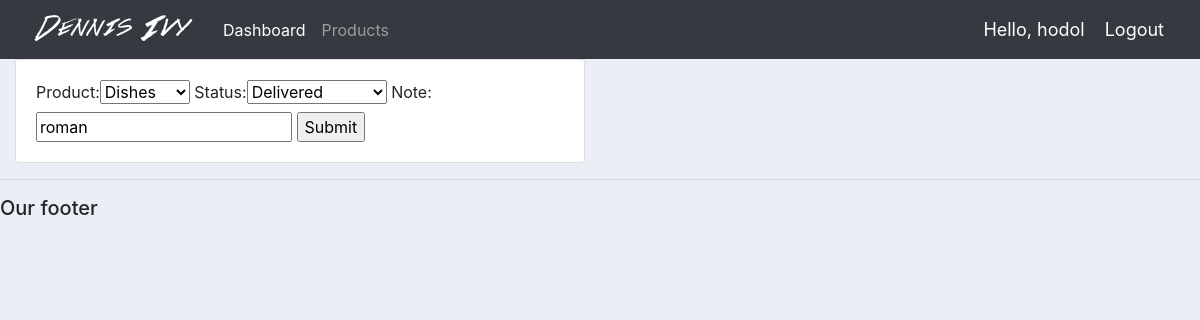
/update_order/7/ (signed in), run on the app's committed database.
### basicapp/models.py (models this page shows, shortened)
class Order(models.Model):
    STATUS = (
        ('Pending','Pending'),
        ('Out for delivery','Out for delivery'),
        ('Delivered','Delivered'),
        )
    customer = models.ForeignKey(Customer , null=True , on_delete= models.SET_NULL)
    product = models.ForeignKey(Product , null=True , on_delete= models.SET_NULL)
    date_created = models.DateTimeField(auto_now_add=True, null=True)
    status = models.CharField(max_length=200, null=True, choices=STATUS)
    note = models.CharField(max_length=1000, null=True)

### basicapp/decorators.py (the view)
        def wrapper_func(request,*args,**kwargs):
            group = None
            if request.user.groups.exists():
                group = request.user.groups.all()[0].name
            if group in allowed_roles:
                return view_func(request,*args,**kwargs)
            else:
                return HttpResponse("You're not allowed to view this page")

### basicapp/forms.py
class OrderUpdateForm(ModelForm):
    class Meta:
        model = Order
        fields = ('product','status','note')

### basicapp/models.py (called while the page is built)
    def __str__(self):
        return self.name

### basicapp/views.py (called while the page is built)
@login_required(login_url='login')
@allowed_users(allowed_roles=['admin'])
def updateOrder(request, pk):
    order = Order.objects.get(id=pk)
    form = OrderUpdateForm(instance=order)
    if request.method == 'POST':
        form = OrderUpdateForm(request.POST, instance=order)
        if form.is_valid():
            form.save()
            return redirect('/')
    context = {'form':form}
    return render(request, 'basicapp/order_update.html',context)

### basicapp/templates/basicapp/order_update.html (shortened to what this page needs)
{%  extends 'basicapp/main.html' %}
{% load static %}
{% block content %}
<div class="row">
	<div class="col-md-6">
		<div class="card card-body">
			<form action="" method="POST">
				{{form}}
				<input type="submit" name="Submit">
			</form>
		</div>
	</div>
</div>
{% endblock %}

### basicapp/templates/basicapp/navbar.html (shortened to what this page needs)
{% load static %}
<nav class="navbar navbar-expand-lg navbar-dark bg-dark">
  <img src="{% static 'images/logo.png' %}" alt="Gourab Sarkar">
  <div class="collapse navbar-collapse" id="navbarNav">
    <ul class="navbar-nav">
      {% if request.user.is_staff %}
        <li class="nav-item active">
          <a class="nav-link" href="{% url 'home' %}">Dashboard</a>
        </li>
        <li class="nav-item">
          <a class="nav-link" href="{% url 'products' %}">Products</a>
        </li>
        {% else %}
       <li class="nav-item">
        <a class="nav-link" href="{% url 'account' %}">Settings</a>
      </li>
      {% endif %}
    </ul>
  </div>
  <span class="vodor" >Hello, {{ request.user }}</span>
  <span ><a class="vodor" href="{% url 'logout' %}">Logout</a></span>
</nav>

### static/css/main.css (style rules this page uses)
body { background-color: #ebeff5; }

### basicapp/templates/basicapp/navbar.html (style rules this page uses)
.vodor { font-size: 18px; color: #fff; margin-right: 20px; }

### data on the page
Order: product "Dishes", status "Delivered", note "roman"

### other printed values
{{ request.user }} "hodol"
